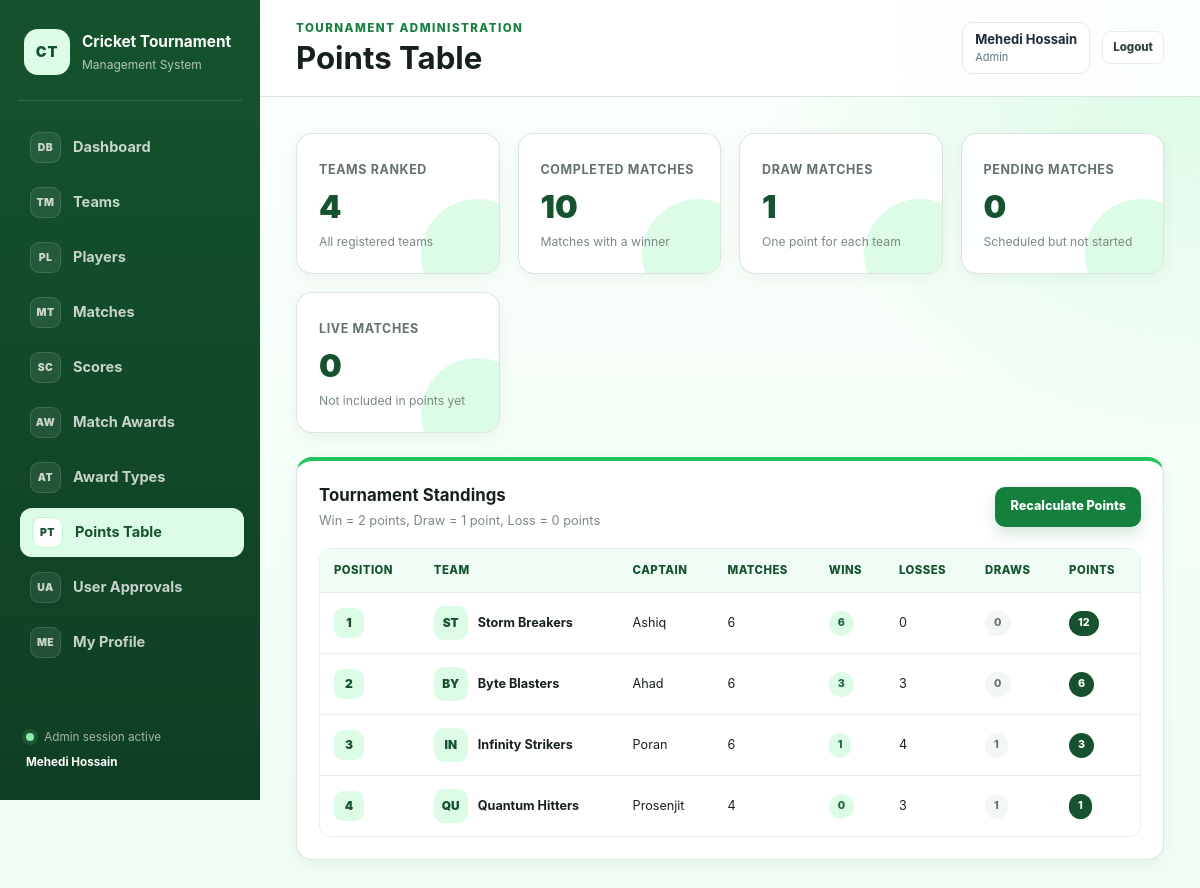
Screenshot of /points.php (signed in) with the database file from the repository.
### tables this page shows
CREATE TABLE `team` (
  `team_id` int NOT NULL,
  `team_name` varchar(100) NOT NULL,
  `captain_name` varchar(100) NOT NULL
);

### includes/functions.php (called while the page is built, shortened)
<?php
function h(mixed $value): string
{
    return htmlspecialchars(
        (string) $value,
        ENT_QUOTES,
        'UTF-8'
    );
}

### points.php (the view, shortened to what this page needs)
<?php
require_once __DIR__ . '/includes/bootstrap.php';
$standings = $pdo->query(
    'SELECT
        t.team_id,
        t.team_name,
        t.captain_name,
        COALESCE(pt.matches_played, 0) AS matches_played,
        COALESCE(pt.wins, 0) AS wins,
        COALESCE(pt.losses, 0) AS losses,
        COALESCE(pt.draws, 0) AS draws,
        COALESCE(pt.points, 0) AS points
     FROM team t
     LEFT JOIN points_table pt ON pt.team_id = t.team_id
     ORDER BY
        points DESC,
        wins DESC,
        draws DESC,
        losses ASC,
        t.team_name'
)->fetchAll();
$completedMatchCount = (int) $pdo->query(
    "SELECT COUNT(*) FROM matches WHERE result_status = 'completed'"
)->fetchColumn();
$drawMatchCount = (int) $pdo->query(
    "SELECT COUNT(*) FROM matches WHERE result_status = 'draw'"
)->fetchColumn();
$pendingMatchCount = (int) $pdo->query(
    "SELECT COUNT(*) FROM matches WHERE result_status = 'pending'"
)->fetchColumn();
$liveMatchCount = (int) $pdo->query(
    "SELECT COUNT(*) FROM matches WHERE result_status = 'live'"
)->fetchColumn();
require __DIR__ . '/includes/header.php';
?>
<div class="stats-grid">
    <article class="stat-card">
        <span class="stat-label">Teams Ranked</span>
        <strong class="stat-value"><?= count($standings) ?></strong>
        <span class="stat-note">All registered teams</span>
    </article>
    <article class="stat-card">
        <span class="stat-label">Completed Matches</span>
        <strong class="stat-value"><?= $completedMatchCount ?></strong>
        <span class="stat-note">Matches with a winner</span>
    </article>
    <article class="stat-card">
        <span class="stat-label">Draw Matches</span>
        <strong class="stat-value"><?= $drawMatchCount ?></strong>
        <span class="stat-note">One point for each team</span>
    </article>
    <article class="stat-card">
        <span class="stat-label">Pending Matches</span>
        <strong class="stat-value"><?= $pendingMatchCount ?></strong>
        <span class="stat-note">Scheduled but not started</span>
    </article>
    <article class="stat-card">
        <span class="stat-label">Live Matches</span>
        <strong class="stat-value"><?= $liveMatchCount ?></strong>
        <span class="stat-note">Not included in points yet</span>
    </article>
</div>
<section class="card card-accent">
    <div class="card-header">
        <div>
            <h2>Tournament Standings</h2>
            <p>Win = 2 points, Draw = 1 point, Loss = 0 points</p>
        </div>
        <form method="post">
            <button class="btn btn-primary" type="submit">Recalculate Points</button>
        </form>
    </div>
    <div class="table-wrap">
        <table>
            <thead>
            <tr>
                <th>Position</th>
                <th>Team</th>
                <th>Captain</th>
                <th>Matches</th>
                <th>Wins</th>
                <th>Losses</th>
                <th>Draws</th>
                <th>Points</th>
            </tr>
            </thead>
            <tbody>
            <?php foreach ($standings as $index => $row): ?>
                <tr>
                    <td><span class="rank"><?= $index + 1 ?></span></td>
                    <td>
                        <div class="team-cell">
                            <span class="avatar"><?= h(substr($row['team_name'], 0, 2)) ?></span>
                            <strong><?= h($row['team_name']) ?></strong>
                        </div>
                    </td>
                    <td><?= h($row['captain_name']) ?></td>
                    <td><?= (int) $row['matches_played'] ?></td>
                    <td><span class="badge badge-success"><?= (int) $row['wins'] ?></span></td>
                    <td><?= (int) $row['losses'] ?></td>
                    <td><span class="badge badge-muted"><?= (int) $row['draws'] ?></span></td>
                    <td><span class="badge badge-dark"><?= (int) $row['points'] ?></span></td>
                </tr>
            <?php endforeach; ?>
            </tbody>
        </table>
    </div>
</section>
<?php require __DIR__ . '/includes/footer.php'; ?>

### assets/css/style.css (style rules this page uses)
:root { --green-900: #14532d; --green-800: #166534; --green-700: #15803d; --green-600: #16a34a; --green-500: #22c55e; --green-200: #bbf7d0; --green-100: #dcfce7; --green-50: #f0fdf4; --white: #ffffff; --gray-950: #17211b; --gray-800: #334139; --gray-600: #64736a; --gray-500: #7b8a80; --gray-300: #d8e1db; --gray-200: #e7eee9; --gray-100: #f3f7f4; --red-700: #b91c1c; --red-100: #fee2e2; --amber-800: #92400e; --amber-100: #fef3c7; --shadow-sm: 0 4px 15px rgba(20, 83, 45, 0.06); --shadow-md: 0 14px 35px rgba(20, 83, 45, 0.11); --radius-sm: 10px; --radius-md: 16px; --radius-lg: 22px; }
* { box-sizing: border-box; }
html { min-height: 100%; background: var(--green-50); }
body { min-height: 100vh; margin: 0; color: var(--gray-950); background: radial-gradient(circle at top right, rgba(187, 247, 208, 0.55), transparent 28rem), linear-gradient(180deg, #fbfffc 0%, var(--green-50) 100%); font-family: Inter, ui-sans-serif, system-ui, -apple-system, BlinkMacSystemFont, "Segoe UI", sans-serif; line-height: 1.5; }
button, input, select, textarea { font: inherit; }
button { cursor: pointer; }
.stats-grid { display: grid; grid-template-columns: repeat(4, minmax(0, 1fr)); gap: 18px; margin-bottom: 24px; }
.stat-card, .card { border: 1px solid rgba(216, 225, 219, 0.9); border-radius: var(--radius-md); background: rgba(255, 255, 255, 0.94); box-shadow: var(--shadow-sm); }
.stat-card { position: relative; min-height: 135px; padding: 22px; overflow: hidden; }
.stat-card::after { content: ""; position: absolute; right: -34px; bottom: -38px; width: 112px; height: 112px; border-radius: 50%; background: var(--green-100); }
.stat-label { color: var(--gray-600); font-size: 0.78rem; font-weight: 750; letter-spacing: 0.05em; text-transform: uppercase; }
.stat-value { position: relative; z-index: 1; display: block; margin-top: 11px; color: var(--green-900); font-size: 2rem; font-weight: 900; line-height: 1; }
.stat-note { position: relative; z-index: 1; display: block; margin-top: 10px; color: var(--gray-500); font-size: 0.76rem; }
.card { padding: 22px; }
.card-header, .page-actions, .section-title-row { display: flex; align-items: center; justify-content: space-between; gap: 14px; }
.card-header { margin-bottom: 18px; }
.card-header h2, .card-header h3, .section-title-row h2 { margin: 0; }
.card-header h2, .section-title-row h2 { font-size: 1.05rem; }
.card-header p, .section-subtitle { margin: 3px 0 0; color: var(--gray-500); font-size: 0.8rem; }
.card-accent { border-top: 4px solid var(--green-500); }
.btn { min-height: 40px; padding: 9px 14px; border: 1px solid transparent; border-radius: 10px; display: inline-flex; align-items: center; justify-content: center; gap: 7px; font-size: 0.79rem; font-weight: 800; transition: 0.18s ease; }
.btn-primary { color: var(--white); background: var(--green-700); box-shadow: 0 7px 16px rgba(21, 128, 61, 0.18); }
.table-wrap { width: 100%; overflow-x: auto; border: 1px solid var(--gray-200); border-radius: 12px; }
table { width: 100%; border-collapse: collapse; min-width: 690px; background: var(--white); }
th, td { padding: 13px 14px; border-bottom: 1px solid var(--gray-200); text-align: left; vertical-align: middle; font-size: 0.79rem; }
th { color: var(--green-900); background: var(--green-50); font-size: 0.71rem; font-weight: 850; letter-spacing: 0.04em; text-transform: uppercase; }
tbody tr:last-child td { border-bottom: 0; }
.badge { display: inline-flex; align-items: center; justify-content: center; min-height: 25px; padding: 4px 9px; border-radius: 999px; font-size: 0.67rem; font-weight: 850; white-space: nowrap; }
.badge-success { color: var(--green-800); background: var(--green-100); }
.badge-muted { color: var(--gray-600); background: var(--gray-100); }
.badge-dark { color: var(--white); background: var(--green-900); }
.rank { width: 30px; height: 30px; border-radius: 9px; display: grid; place-items: center; color: var(--green-900); background: var(--green-100); font-size: 0.75rem; font-weight: 900; }
.team-cell, .player-cell { display: flex; align-items: center; gap: 10px; }
.avatar { width: 34px; height: 34px; flex: 0 0 34px; border-radius: 10px; display: grid; place-items: center; color: var(--green-900); background: var(--green-100); font-size: 0.74rem; font-weight: 900; text-transform: uppercase; }
.stats-grid { grid-template-columns: repeat(auto-fit, minmax(170px, 1fr)); }

### rows the page displays
team: team_name "ST", team_name "Storm Breakers", captain_name "Ashiq", matches_played "6", wins "6", losses "0", draws "0", points "12"
team: team_name "BY", team_name "Byte Blasters", captain_name "Ahad", matches_played "6", wins "3", losses "3", draws "0", points "6"
team: team_name "IN", team_name "Infinity Strikers", captain_name "Poran", matches_played "6", wins "1", losses "4", draws "1", points "3"
team: team_name "QU", team_name "Quantum Hitters", captain_name "Prosenjit", matches_played "4", wins "0", losses "3", draws "1", points "1"

### other values shown
$item['icon'] "DB"
$item['label'] "Dashboard"
$item['icon'] "TM"
$item['label'] "Teams"
$item['icon'] "PL"
$item['label'] "Players"
$item['icon'] "MT"
$item['label'] "Matches"
$item['icon'] "SC"
$item['label'] "Scores"
$item['icon'] "AW"
$item['label'] "Match Awards"
$item['icon'] "AT"
$item['label'] "Award Types"
$item['icon'] "PT"
